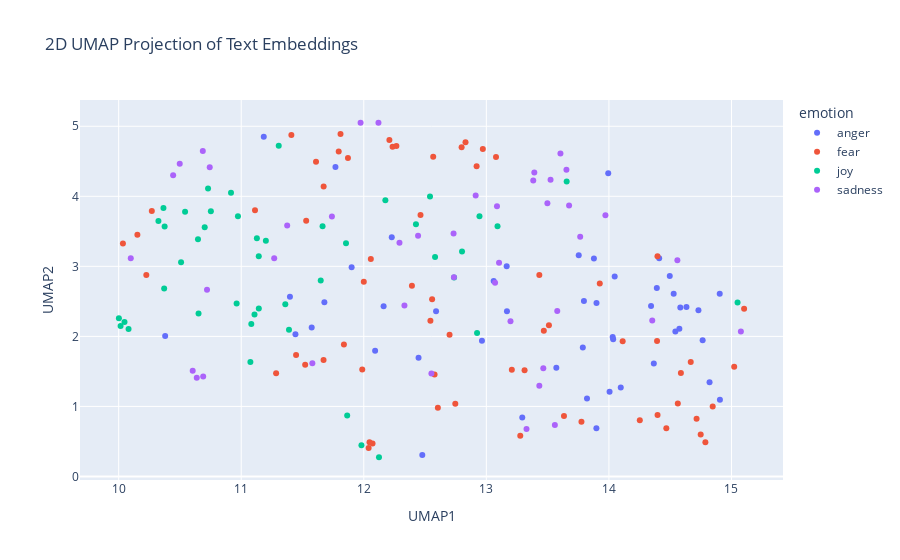

The code cell stored with this chart in its notebook:
### Code cell
import pandas as pd
import numpy as np
import umap
import plotly.express as px

# Concatenate the training and test data
combined_df = pd.concat([train_df_new, test_df_new], ignore_index=True)

# Prepare the embeddings for UMAP
# Convert the list of embeddings into a 2D numpy array
X_embeddings = np.array(combined_df['embeddings_values'].tolist())

# Apply UMAP for dimensionality reduction
reducer = umap.UMAP(n_components=2, metric='cosine', random_state=28) 
embedding_2d = reducer.fit_transform(X_embeddings)

# Create a DataFrame for plotting
df_plot = pd.DataFrame(embedding_2d, columns=['UMAP1', 'UMAP2'])
df_plot['emotion'] = combined_df['emotion']
df_plot['intensity'] = combined_df['intensity']
df_plot['text'] = combined_df['text']


# Visualize the embeddings with Plotly
fig = px.scatter(
    df_plot,
    x='UMAP1',
    y='UMAP2',
    color='emotion',  # Color points by the 'emotion' column
    hover_data=['text', 'intensity'],  # Show text and intensity on hover
    title='2D UMAP Projection of Text Embeddings'
)

fig.show()

### Figure 1 — Plotly figure (JSON) as saved in the notebook; plotly's stock layout.template omitted (floating-point values rounded to 4 significant figures)
{"data": [{"customdata": [["I wonder what would happen if I were to tell some people the truth #savage #uhoh #angry", 0.583], ["And she got all angry telling me 'but what would be doing a 40 year old guy looking for a girl like you' and I felt #offended", 0.583], ["@EAMaddenNFL @EASPORTS I played a game where John Elway was sacked 3x and fumbled all 3x. Is this the same John elway I know of??? ", 0.333], ["Follow me on Snapchat 👻 Carlabtst15 #snapchat #snap", 0.167], ["@xandraaa5 @amayaallyn6 shut up hashtags are cool ", 0.438], ["Y'all really insult coz of soccer???  Lmao, wow!!!!!!", 0.396], ["Focus on yourself. Don't let other's love define you when you're happy and don't let it make you bitter if you get hurt.", 0.292], ["Checked-in for my flight to Toronto. Took seat 3D just to infuriate @perpetualgeek.", 0.458], ["Delete this shit Josh just screenshotted my snap me", 0.583], ["Follow up. Follow through. Be . #success", 0.125], ["@VodafoneUKhelp @VodafoneUK wow!! My bill is £44.77 and hav a text from u to prove that and you have taken £148!!!!! #swines #fuming #con!", 0.792], ["@Trump_Videos she looks completely #rabid @realDonaldTrump", 0.5], ["@Freepenalties @TMortimerFtbl Doll is a vile creature on the touchline. Every game he has tantrums &amp; shouts at the ref. Would love to see", 0.479], ["@StutteringGiant at least his character in fast and furious pumped some adrenaline into the franchise. But that's about it", 0.333], ["I lost a couple niggas I want revenge so put me in coach", 0.875], ["How was Natalie one of the top three favorites?! #toofaced and #bitter 🙄", 0.667], ["Brendan Rodgers looks fuming 😭", 0.479], ["Actually be arsed with my sister sometimes, she controls the TV 90% of the time and when I watch one thing she gets in a huff 🙄", 0.542], ["@MetPoliceFC is it true none of your players are cops? Do they drink chilled bitter? Are your players Walter Mitty types? @KeviboyAllen", 0.479], ["I think they may be ", 0.229], ["Are belittling kitty straight a service? provoke lift aboard!: Wycelv", 0.458], ["Houston might lose a coach tomorrow or by midnight.  #yikes #offense?", 0.271], ["Follow up. Follow through. Be #relentless. #success", 0.125], ["@LeKingCoq @MistaAggy @GiovanniiDC The way my blood is boiling, little bastards!", 0.792], ["So I wished my sis 12 midnight but received no reply from her. My 2nd sis JUST wished her, got a reply. You know who's the fav ", 0.479], ["Dear future big brother players, just chase dick all season and you too can win 500,00 dollars and an Sti #bb18 ", 0.37], ["@m_t_f_72 I'm not surprised, I would be fuming! 😤", 0.479], ["@carefreeash_ id be fuming", 0.583], ["@LisaAsquithtobe @craig8710 @WayneHaselden @june65wigan everyone is against wigan because we are the biggest club ", 0.354], ["@jwolfie_ why you gotta use the dark skin emoji #offended", 0.525], ["@RegalisAzura \\ngrasp the cobalt woman's own; which they did fairly easily. Fair cheeks would ignite into a fiery hue. Warm.. was the only", 0.438], ["Leveled at the half. Much better offense expected in the second half", 0.182], ["@vladfucker69 i look rabid", 0.472], ["@hollyrobinson__ Part 2-was buzzing for a cheeky squashie or two-this was NOT what i expected.SORT IT OUT! #food #angry  @coopuk @coopukfood", 0.538], ["Skipping meals is the national way of showing #disappointment and #anger. #wiz", 0.458], ["#welfarereform should not be a 'model' for #snap.", 0.458], ["Cheap pout my brodcast", 0.232], ["Get to work and there's a fire drill. #fire  #outthere #inthedark", 0.479], ["i live and die for mchanzo honeymoon crashing and burning the second they move in together", 0.479], ["@pbhushan1 @IndianExpress so in your opinion is this the worst delhi govt? #acrid #bitter #hypocrisy", 0.708], ["Sometimes I get mad over something so minuscule I try to ruin somebodies life not like lose your job like get you into federal prison ", 0.708], ["@IllinoisLoyalty that Rutgers game was an abomination. An affront to God and man. We must never speak of it again.", 0.562], ["Is it me, or is Ding wearing the look of a man who's just found his arch enemy in bed with his missus? #angryman #scowl", 0.5], ["@RealJamesWoods @KennyCoble saddest part of this whole mess is that all of this #anger is #misdirected they should march 2 the #WhiteHouse", 0.667], ["@ArcticFantasy I would have almost took offense to this if I actually snapped you", 0.458], ["Sorry guys I have absolutely no idea what time i'll be on cam tomorrow but will keep you posted. ", 0.202], ["Just watched Django Unchained, Other people may frown, but I titter in delight! 2/5", 0.229], ["Realest ever, relentless ever, inevitable that I win.", 0.415]], "hovertemplate": "emotion=anger<br>UMAP1=%{x}<br>UMAP2=%{y}<br>text=%{customdata[0]}<br>intensity=%{customdata[1]}<extra></extra>", "legendgroup": "anger", "marker": {"color": "#636efa", "symbol": "circle"}, "mode": "markers", "name": "anger", "orientation": "v", "showlegend": true, "type": "scatter", "x": [14.5, 14.53, 13.82, 12.16, 13.17, 14.03, 11.4, 14.76, 14.58, 11.44, 14.91, 13.9, 14.01, 12.59, 14.05, 14.34, 14.37, 14.9, 13.29, 11.9, 13.79, 12.45, 11.57, 14.73, 13.17, 14.03, 14.57, 14.54, 13.9, 14.39, 12.23, 12.09, 13.75, 14.82, 13.88, 12.96, 10.38, 11.77, 13.99, 12.48, 14.41, 14.1, 14.63, 13.57, 13.8, 13.06, 11.18, 11.68], "xaxis": "x", "y": [2.862, 2.608, 1.112, 2.428, 2.358, 1.958, 2.566, 1.944, 2.412, 2.031, 1.096, 2.476, 1.208, 2.36, 2.856, 2.434, 1.612, 2.609, 0.842, 2.989, 1.843, 1.696, 2.126, 2.373, 3.002, 1.989, 2.11, 2.07, 0.6878, 2.691, 3.416, 1.795, 3.157, 1.346, 3.113, 1.937, 2.004, 4.42, 4.33, 0.3054, 3.117, 1.272, 2.418, 1.552, 2.506, 2.791, 4.851, 2.489], "yaxis": "y"}, {"customdata": [["@CSTrey4 thanks brotein shake 😈😈😈", 0.271], ["Halloween party coming soon! #turnt #ruinT #lit #firesauce #hotsauce #mildsauce #getsauced #champagnedreams #scary  #kittens", 0.396], ["Nawaz Sharif's UN should start #सत्य_बोध_यात्रा as after all his #UNGA speech has awaken the world about their role in sponsoring ", 0.417], ["@frecklybellamy the walking dead, mr robot, american horror story, merlin", 0.188], ["@UndeadLayne @Lauren_Southern all the bully", 0.354], ["Scott Dann injured aka my worst nightmare", 0.688], ["Don't forget 2 test yr #smoke #alarm, #carbon #monoxide #detector #batteries. It could save your #life. 🐈🐩 #Lovinleeds", 0.417], ["It's simple I get after two shots of espresso 'Grande, decaf, 130 degrees soy americano with extra foam' #barista ", 0.125], ["@StephenKing\\n\\nStephen King never once spoke out about how the Left crushes #FreeSpeech in publishing world.\\n\\n#Trump #horror #scifi #ccot #p2", 0.542], ["Men cannot even handle the suspicion of a horn farless 😩", 0.542], ["That old lady is cray cray #scared #BellaIsSoCute #awe #Empire", 0.574], ["I absolutely love having an anxiety attack halfway through a family meal", 0.729], ["#India is sponsoring terrorism in #Balochistan. #KulbhushanYadav an Indian spy agent was arrested in Balochistan by Pakistani forces.", 0.66], ["I have learned over the years that when one's mind is made up, this diminishes fear. –Rosa Parks #quotes #motivation", 0.188], ["@andrewspoooner wouldn't cross the street to piss on its server if it was on dire", 0.458], ["There's always that one song which makes you turn of the radio, as you'd rather sit in silence 😡 ", 0.375], ["@Berbaqueue @_indubioproreo shocking work ethic by our players, Rooney stifled by their laziness", 0.396], ["@metrotrains why is there no disabled access at pontefract monkhill? ", 0.417], ["@TheOnlySweeney their slogan should've been #start instead of #finish", 0.25], ["Malins with another surging run forward almost sets McCreadie up at the far post.  Decent game for the neutral, nervous for @Lewes_cfc fans", 0.6], ["I Don't know what make #Pakistan fear more their #terrorist or their  #TerrorStatePak", 0.562], ["@FraserKeegan just had a steak pie supper #tremendous", 0.146], ["You sure have a lot to say about something that doesn't even concern you 😉", 0.44], ["Regardless of your age or station in life, it all comes down to one simple truth: you just have to #start. - Jon Acuff #inspiring #quote", 0.292], ["@datboyJuniorE lool soon as man start loosing weight.  Its panic", 0.604], ["I'm excited for the #FirstDayofFall &amp; the rest of the season. I have 2 #Halloween #scare events I'm covering for @ThrillzCo in the next week", 0.188], ["If Monday had a face I would punch it #monday #horrible #face #punch #fight #joke #like #firstworldproblems #need #coffee #asap #follow", 0.5], ["Next month we'll be running overcoming #lowmood, overcoming #worry and improving #wellbeing courses in #Louth. Self refer on 0303 123 4000", 0.562], ["Aberdeen st Johnstone, let's see who can punt it the furthest ", 0.229], ["@_stardust_3 unless your concern is people figuring out who you are for wtvr reason, I don't see why you shouldn't tweet about other things", 0.354], ["@Policy_Exchange A plus point, she won't have to queue for the loos. Any more plus points? Nope, can't think of any #shocking #sexism", 0.396], ["@Montel_Williams If this ban goes through, it will harm so many people, disabled veterans, people who have #chronicpain,  #iamkratom", 0.685], ["oh yay old scientist builds himself a robot assistant and makes it look like a hot naked woman nothing alarming here", 0.3], ["Wazza blocks Carrick's shot and then misses a sitter that Memphis, who was ready beside him, surely wouldve buried. Good start lol #MUFC", 0.333], ["You have a #problem? Yes! Can you do #something about it? No! Than why ", 0.417], ["@ChickOfBeauty No!  By Y'all I mean rioting, fire starting, business burning, looting ASSHOLES!  That create #BlackLivesmatter ", 0.646], ["@tannerfox awe cnt wait to see", 0.16], ["@YahooCare data stolen in 2014 and only now do you tell us #shocking.", 0.56], ["I can never find the exact #emoji that I'm after at the exact moment that I need it #panic", 0.688], ["I really wanna go to fright fest 😩", 0.333], ["O you who have believed, fear Allah and believe in His Messenger; He will [then] give you a double portion of His mercy...' (Quran 57:28)", 0.333], ["@Melanie_Pierce @HunterHayes awe ain't he a sweetheart? He's adorable! 😊😍❤️", 0.083], ["should I #start posting #photos?", 0.146], ["New play through tonight! Pretty much a blind run. Only played the game once and maybe got 2 levels it. #Rage #horror", 0.542], ["Thoroughly enjoying AHS tonight. #ahs  #americanhorrorstory", 0.146], ["Huns are like a box of coffee revels #horrible", 0.333], ["Enjoyed seamlessly setting my #alarm using #okgoogle #Nougat. Just tell #Okgoogle what to do and she does it. #PersonalAssistant", 0.208], ["how maybe it was with you and your parents..that I would understand you and your fear of indifference from your own mom and dad..", 0.688], ["What a shamefull, unequal, dangerous and worrying world we live in nowadays!  #terrifying #Charlotte #terrorism #shitworldforourkids", 0.854], ["@TenPercent @emmajtracey @MetroUK not at all surprised unf, getting partially sighted Mum &amp; pushchair on trains a nightmare #ignorantpublic", 0.521], ["mm nothing like a good old fashioned panic induced cry on your living room floor", 0.812], ["Nothing worse than an uber driver that can't drive. #awful", 0.688], ["Gahh...BT, in queue for 30 minutes.. Now put through to BT Sport dept to cancel... back in a queue again... #shocking", 0.5], ["I don't want speak front to him #afraid #intimidate #nopanicattack", 0.875], ["The 2nd step to beating #anxiety or #depression is realising that it's not about waiting for ...., Take action yourself now.", 0.479], ["He called me fat, so I pushed him into the lockers then he threaten to sue me' 😂", 0.479], ["Losing to Villa...'@M0tivati0nQuote: Most of the things people worry about are things that won't even matter to them a few months from now.'", 0.311], ["@madhav_pastey moral of the story, never check mails in the night. PS. Most notices have nothing much to worry about. @ashwinikn", 0.354], ["Dunno y am going to the Yorkshire scare grounds when I only lasted a minute in the Alton towers one before running out a fire exit crying", 0.812], ["The moment you bring her to meet your best friend and you're nervous af! 😬😆 #nervous #thefriendtest", 0.771], ["@CesarSampao @thisisbolton don't get me started on town centre. Used to go every week.... not been for 18 months #horrible", 0.479], ["Gahh...BT, in queue for 30 minutes.. Now put through to BT Sport dept to cancel... back in a queue again... ", 0.336], ["Trying to book holiday flights on @britishairways website is becoming a ", 0.312], ["About 7 weeks till I can pick up my camera again. Though I think there is a group cemetery shoot in october I can make! #photography #horror", 0.396]], "hovertemplate": "emotion=fear<br>UMAP1=%{x}<br>UMAP2=%{y}<br>text=%{customdata[0]}<br>intensity=%{customdata[1]}<extra></extra>", "legendgroup": "fear", "marker": {"color": "#EF553B", "symbol": "circle"}, "mode": "markers", "name": "fear", "orientation": "v", "showlegend": true, "type": "scatter", "x": [10.27, 11.8, 12.07, 12.23, 13.51, 13.63, 11.67, 11.53, 13.31, 14.39, 12.57, 12.97, 12.04, 11.84, 13.47, 15.1, 13.78, 14.47, 12.7, 12.6, 12.05, 10.03, 12.39, 11.45, 13.43, 11.61, 14.4, 11.28, 12.75, 12.56, 14.25, 13.21, 12.46, 13.28, 11.99, 14.11, 10.23, 14.85, 12.92, 12.27, 11.67, 10.15, 12.0, 11.81, 11.41, 14.59, 11.11, 12.06, 14.67, 14.4, 13.08, 15.02, 14.72, 12.8, 11.52, 13.93, 12.58, 12.54, 12.21, 12.83, 14.56, 14.75, 14.79, 11.87], "xaxis": "x", "y": [3.79, 4.641, 0.472, 4.707, 2.159, 0.8622, 4.141, 3.65, 1.516, 1.934, 4.565, 4.676, 0.405, 1.885, 2.081, 2.393, 0.7795, 0.6891, 2.022, 0.9812, 0.4884, 3.325, 2.722, 1.733, 2.877, 4.495, 3.143, 1.473, 1.038, 2.531, 0.8019, 1.525, 3.734, 0.5825, 1.528, 1.932, 2.877, 0.9986, 4.429, 4.719, 1.664, 3.45, 2.779, 4.889, 4.877, 1.477, 3.802, 3.106, 1.635, 0.8783, 4.561, 1.568, 0.8228, 4.701, 1.596, 2.754, 1.455, 2.223, 4.805, 4.771, 1.04, 0.5999, 0.4878, 4.546], "yaxis": "y"}, {"customdata": [["Something about these cool, breezy fall days.. 😍🍂🌾🍁", 0.729], ["I am always ready to #smile.", 0.654], ["@TheBarmyArmy all the optimism...", 0.263], ["Watch this amazing live.ly broadcast by @izzybuzy365  #musically", 0.667], ["#ukedchat A4 Just go outside (or to the gym hall) and play! \\n #education  #learning", 0.688], ["Go follow #beautiful #Snowgang ♥@Amynicolehill12 ♥ #Princess #fitness #bodyposi #haircut #smile #Whitegirlwednesday", 0.604], ["Lmboo , using my nephew for meme #hilarious", 0.654], ["Watch this amazing live.ly broadcast by @rosannahill #lively #musically", 0.56], ["@yoursecretsub1 Trust me dear, if you want to make anything invisible, hang a wet paint on it, and hilarity will ensue.", 0.521], ["It's funny that everyone came in my life as they like how far I'm cheerful and self confident could make me 3abla kaml fg2a kda 😂😂😂", 0.792], ["@mehnazt @Mel_Harder I live a life devoid of mirth. Come to think of it, there aren't enough taco bowls in my life, either.", 0.3], ["@WSJNordics You make the world a more joyful place. #TheNiceBot", 0.864], ["@DKTaylorWriter I thought that was funny, too. But maybe not such a coincidence. Green must be the official color of optimism.", 0.438], ["A not very young man compiled info on a smiling baby then a mattress created new evil.", 0.312], ["When u /only/ talk 2 me or ask me 'how r things' just 2 get 2 say something u want, 4give me if I'm not elated 2 start a conversation with u", 0.12], ["@EmmyMitchell_  hahahaha you're ridiculous!!! But thank you a joyous evening xx", 0.815], ["@alyankovic I really wish I could attend the show at RCMH. I'm there in spirit, cheering you and the dudes on! :)", 0.577], ["@philjame5 @spoke_bros wow! that looks bright", 0.438], ["@BbeautifulSoul_ u always gotta attitude tho ... 😕 cheer up", 0.188], ["I #love to #laugh and share #laughter as way to share #joy", 0.854], ["You're so cute @katienolan #truelove #hilarious @GarbageTime #beautiful &amp; #graceful never heard explicits spoken with such elegance. #Mingo", 0.74], ["A former diplomat is quite gleeful about the situation of Pakistan on @TimesNow\\nNot quite stiff upper lip of diplomacy seen normally", 0.259], ["Riding at night has got to be one of the most exhilarating, refreshing things I have ever done.", 0.654], ["TheNiceBot: WSJNordics You make the world a more joyful place. #TheNiceBot #الخفجي", 0.708], ["HMS Pinafore' time.\\n\\nI need some mirth.", 0.312], ["@saraandgreg @Airbnb Another happy customer.  #secreteyes", 0.611], ["@alphavenger all chuck seasons, she had that one bright spot with dan, where she was allowed to be smart and kind //and// fashionable", 0.189], ["Queen Bey will be smiling over sixth this afternoon", 0.479], ["Just watched Django Unchained, Other people may frown, but I titter in delight! 2/5", 0.536], ["Watch this amazing live.ly broadcast by @iamjustinburke #lively #musically", 0.625], ["LOVE LOVE LOVE #smile #fun #relaxationiskey", 0.74], ["I hate when I try to be playful and get shut down lol ...Why so serious🙁", 0.167], ["Optimism leads to success. - Bill Kerr @Coach__Kerr #success  #goals", 0.583], ["I'm due for a big change! I've prayed on it, I think I deserve it #positivity ", 0.6], ["At the regular cheerfulness of any emotion, her own supper, and to give the ladies were soon as they have been entirely at", 0.38], ["Watch this amazing live.ly broadcast by @paulzimmer #lively #musically", 0.56], ["Nawaz Sharif is getting more funnier than @kapilsharmak9 day by day. #laughter #challenge #kashmir #baloch", 0.7], ["@GigaFag @pipertownsend_ snapchat new would beg to differ #optimism", 0.396], ["@MichiganBromo Good optimism sir :)", 0.538], ["I hate it when im singing and some idiot thinks they can just join in with me like...this is not fcking glee #MeanRikonaBot", 0.08], ["If you don't respond to an email within 7 fays, you wifl be killed by an animated gif of the girl from The Ring.", 0.18], ["Each day is what you make of it! #goals #challenges #business #goals #optimism #happy #success #photographer #photography #ThursdayThoughts", 0.423], ["Tutoring gives me such an exhilarating feeling. I love helping people 😌", 0.896], ["@Communism_Kills i get the subway melt and make sure it's only hearty italian bread... black olives are a must though", 0.38], ["If yiu don't respond .o an email within 7 days, you willxbe killed by an animated gif of the girl froa The Ri.g.", 0.22]], "hovertemplate": "emotion=joy<br>UMAP1=%{x}<br>UMAP2=%{y}<br>text=%{customdata[0]}<br>intensity=%{customdata[1]}<extra></extra>", "legendgroup": "joy", "marker": {"color": "#00cc96", "symbol": "circle"}, "mode": "markers", "name": "joy", "orientation": "v", "showlegend": true, "type": "scatter", "x": [10.92, 11.2, 11.11, 10.0, 11.07, 10.51, 11.86, 10.02, 12.18, 11.13, 13.66, 10.65, 11.14, 12.43, 12.58, 10.37, 10.65, 10.37, 12.74, 10.97, 10.32, 12.12, 10.73, 10.7, 12.54, 10.38, 11.14, 11.65, 11.31, 10.05, 10.54, 12.8, 11.08, 11.36, 11.85, 10.08, 11.98, 12.92, 10.96, 15.05, 12.94, 11.39, 10.75, 11.66, 13.09], "xaxis": "x", "y": [4.052, 3.364, 2.312, 2.258, 1.635, 3.06, 0.8685, 2.148, 3.946, 3.401, 4.213, 3.386, 2.399, 3.6, 3.133, 3.833, 2.328, 2.683, 2.841, 3.714, 3.648, 0.274, 4.113, 3.559, 3.996, 3.57, 3.145, 2.796, 4.721, 2.205, 3.778, 3.213, 2.176, 2.459, 3.329, 2.107, 0.4463, 2.047, 2.468, 2.484, 3.715, 2.094, 3.788, 3.573, 3.573], "yaxis": "y"}, {"customdata": [["Why doesn't anybody I know watch penny dreadful? ☹️️", 0.455], ["@JUSTICESLUT420 sadly this sort of poster died by the 90s afaik", 0.669], ["I can't mourn Kid Cudi cause we have Travis Scott...", 0.229], ["@BonesARP 'That is a disappointment.'\\n\\nHe fakes a pout, then starts to chuckle.", 0.438], ["why do i have such a thing for dark curly hAIR", 0.196], ["stg I been in pine bluff all morning and to piss me off even more, my damn shoes came in as a size 4!!!!!! I KNOW I SAID 6🙄🙄🙄🙄 FML", 0.583], ["Learning to trust God can quiet a troubled &amp; restless heart, bring peace to a weary soul, &amp; eliminate the hopelessness that #addiction is!", 0.24], ["I'm so proud he understands this, he shows love, thought and compassion    and it's not done in a clouded way..", 0.188], ["Had a dream last night that Chris Brown created a diss track about Drake and Rihanna called 'I Hit It First' 😳😳 #dark", 0.312], ["come to the funeral tomorrow at 12 to mourn the death of my gpa", 0.833], ["Honestly don't give af who wins out of us and pine, I'm just worried about getting drunk Saturday night😂", 0.208], ["@MoneyJay901 hard to tell in your pic. My mistake then. Either way, nothing I said initially was about race. U took it there. #sad #ignorant", 0.646], ["@Hails_Berry8 @sajedhariri23 varsity pine riding", 0.208], ["Making that yearly transition from excited and hopeful college returner to sick and exhausted pessimist. #college", 0.667], ["When tears r inappropriate: 'This day is holy to our Lord. Do not grieve, for the joy of the LORD is your strength.' Nehemiah 8:10 NIV #joy", 0.311], ["It's a gloomy ass day", 0.888], ["@makai_kishi_ Her eyes stayed glued to the monitor, not turning away for anything", 0.271], ["Life's too short to be frowning for so long", 0.396], ["@jccrocker #CharlotteProtest do u #wait 4 the facts #video or do u #hate now ask questions later  #protest #PoliceShootings #suggestions", 0.479], ["i stopped watching gotham cause they dropped off tabitha and barb's relationship and made her pine after the main", 0.461], ["This pretentious dick in Night Gallery just fucking, used a towel to dry off his sink", 0.396], ["@CarrieLynne2323 totally get it. When you've said no to donuts 13 times one week and lost 0.3 lbs you get discouraged! But it's not linear 😘", 0.458], ["@kelly_welles they were brilliant weren't they? Made me feel v dull not having one. And why no tattoo emoji! This'll have to do... ⚓️ x", 0.312], ["Marcos rojo plays for man united !!  Just let that sink in !!!", 0.417], ["BLUES with BOB HADDRELL &amp; Guests\\nFri 23rd Sep 8:30pm - 11:00pm #blues #free #TunbridgeWells", 0.25], ["I've returned from the dead with a desire to clean the apartment and eat something that isn't garbage. #managing #depression", 0.667], ["@TheCatHeSay I may be #alwayshungry but I haven't sunk that low yet!! @Thereluctantcat", 0.312], ["Somehow 90% of the sausage in this pasta I made sunk to the bottom so I'm eating sausage with a tiny bit of leftover pasta", 0.333], ["In need of a serious nap rn", 0.396], ["Im really constipated. This is depressing", 0.812], ["@littlebakaa @AlcohoIPorn give me a smiling emoticon will ya? i dont like the idea of you frowning &gt;.&lt;", 0.417], ["@jeremycorbyn @magstogether my god is @jeremycorbyn a full shilling? Seriously you need a major rethink or no lab gove in your lifetime #sad", 0.75], ["i can't take u #serious unless u use #emojis", 0.271], ["@Janet_Reid Wonderful post! Novelists shouldn't be discouraged by rejection, but they usually are because their work is so personal.", 0.438], ["It's so gloomy outside. I wish it was as cold as it looked", 0.542], ["@kempicepoland don't think he did, and he didn't have the rucksack or laptop in his possession, murky business, on that note I'm away to bed", 0.5], ["@LeePorter94 @DomMcGovern_ hi Dom I saw u at Notts county away, looking for 1 mufc away ticket will pay #blues", 0.438], ["@trashcami this cured my depression", 0.34], ["Folk Band 'Thistle Down' will be replaced by 'The Paul Edwards Quartet' at Laurel Bank Park Sat 24 11am - 3pm due to ill health #jazz #blues", 0.417], ["@abra @abra @abra what're you doing to my ears? To my soul?! #GoodMusic #melancholy", 0.236], ["Folk Band 'Thistle Down' will be replaced by 'The Paul Edwards Quartet' at Laurel Bank Park Sat 24 11am - 3pm due to ill health #jazz ", 0.271], ["This world has some serious issues we should all go to therapy", 0.75], ["Wow just watched Me Before You and it was seriously one of the most depressing movies of my life", 0.667]], "hovertemplate": "emotion=sadness<br>UMAP1=%{x}<br>UMAP2=%{y}<br>text=%{customdata[0]}<br>intensity=%{customdata[1]}<extra></extra>", "legendgroup": "sadness", "marker": {"color": "#ab63fa", "symbol": "circle"}, "mode": "markers", "name": "sadness", "orientation": "v", "showlegend": true, "type": "scatter", "x": [11.97, 13.2, 10.74, 13.1, 10.69, 15.08, 11.58, 11.27, 14.56, 13.09, 12.55, 13.58, 10.72, 13.39, 11.37, 13.68, 12.29, 11.74, 13.46, 12.12, 14.35, 12.74, 10.1, 13.56, 10.69, 13.6, 13.77, 13.65, 12.91, 13.52, 12.44, 13.43, 12.73, 12.33, 13.5, 13.07, 13.33, 10.44, 10.64, 10.5, 10.6, 13.97, 13.38], "xaxis": "x", "y": [5.05, 2.216, 4.416, 3.051, 4.647, 2.07, 1.617, 3.114, 3.087, 3.859, 1.468, 2.361, 2.667, 4.34, 3.582, 3.869, 3.337, 3.713, 1.546, 5.049, 2.226, 2.845, 3.116, 0.7349, 1.428, 4.612, 3.422, 4.38, 4.01, 4.237, 3.438, 1.294, 3.471, 2.44, 3.9, 2.766, 0.6773, 4.3, 1.411, 4.467, 1.508, 3.731, 4.227], "yaxis": "y"}], "layout": {"legend": {"title": {"text": "emotion"}, "tracegroupgap": 0}, "title": {"text": "2D UMAP Projection of Text Embeddings"}, "xaxis": {"anchor": "y", "domain": [0, 1], "title": {"text": "UMAP1"}}, "yaxis": {"anchor": "x", "domain": [0, 1], "title": {"text": "UMAP2"}}}}
